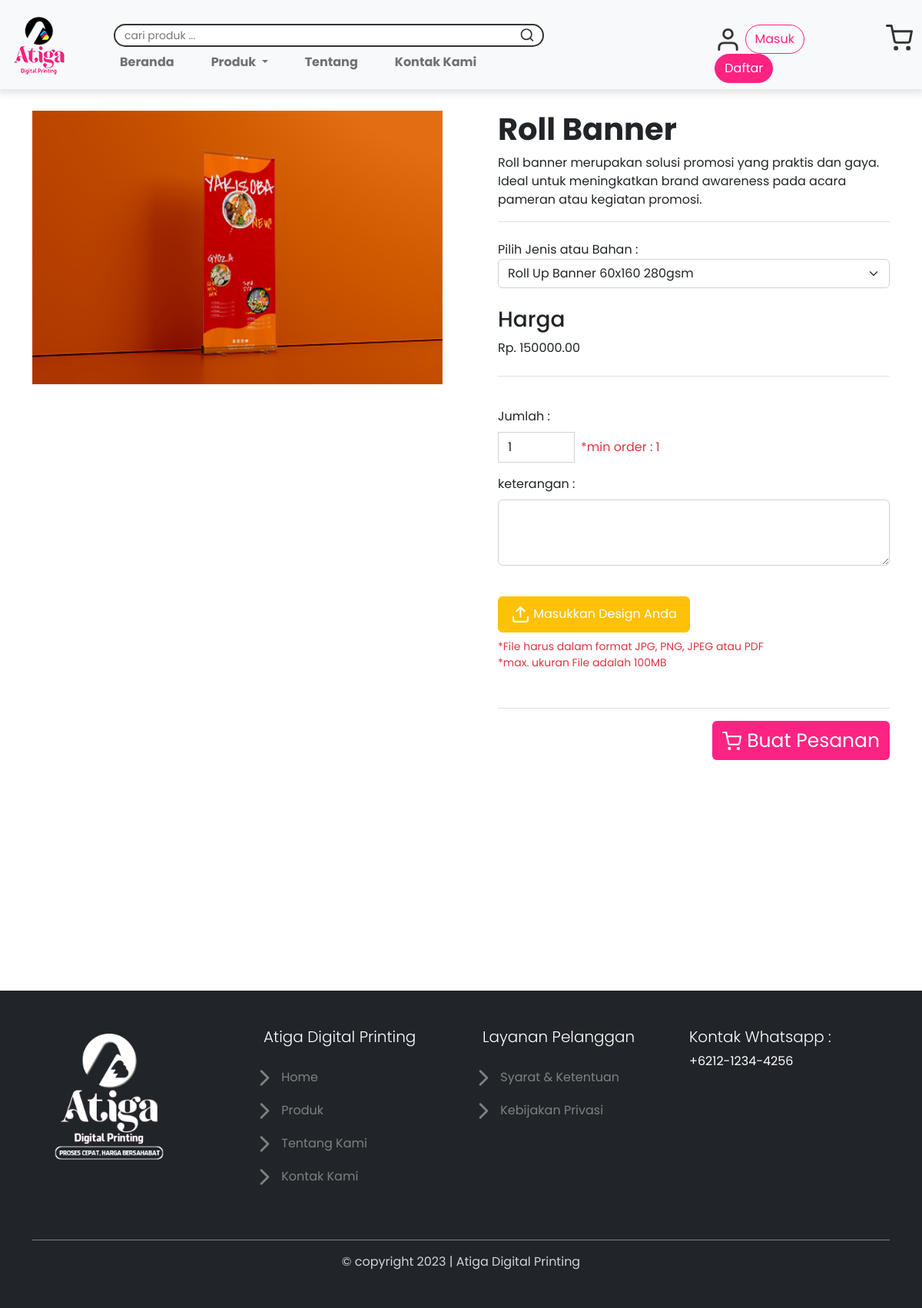
The page /product-detail?name=Roll+Banner on the database its author committed.
### tables this page shows
CREATE TABLE `products` (
  `product_id` int(5) NOT NULL,
  `product_name` varchar(50) NOT NULL,
  `description` text NOT NULL,
  `image` varchar(255) NOT NULL,
  `category_id` int(3) NOT NULL
);

### includes/function.php (called while the page is built, shortened)
<?php
function base_url()
{
    return "http://localhost/atiga/";
}
function getProductByName($conn, $name)
{
    $queryProduct = mysqli_query($conn, "SELECT * FROM products WHERE product_name = '$name'");
    $product = mysqli_fetch_array($queryProduct);
    return $product;
}
function productVariationSelect($conn, $selectedProductId)
{
    $selectedProductId = mysqli_real_escape_string($conn, $selectedProductId);
    $sql = "SELECT pv.variation_id, pt.type_name, pv.price FROM product_variations pv INNER JOIN product_types pt ON pv.type_id = pt.type_id WHERE pv.product_id = $selectedProductId";
    $result = $conn->query($sql);
    return $result;
}
function fetchProductVariationsAndPricing($conn, $productId)
{
    $variations = [];
    $pricingData = [];
    $productvarian = productVariationSelect($conn, $productId);
    if ($productvarian->num_rows > 0) {
        while ($row = $productvarian->fetch_assoc()) {
            $variations[$row['variation_id']] = [
                'type_name' => $row['type_name'],
                'price' => $row['price']
            ];
        }
        foreach ($variations as $variationId => $variation) {
            $pricingData[$variationId] = fetchPricingData($conn, $variationId);
        }
    }
    return [
        'variations' => $variations,
        'pricingData' => $pricingData
    ];
}
function fetchPricingData($conn, $variationId)
{
    $pricingData = [];
    $sql = "SELECT min_quantity, max_quantity, price FROM variation_pricing WHERE variation_id = $variationId";
    $result = $conn->query($sql);
    return $pricingData;
}

### product-detail.php (the view, shortened to what this page needs)
<?php
require "includes/config.php";
require "includes/function.php";
if (isset($_GET['name'])) {
    $productName = htmlspecialchars($_GET['name']);
    $product = getProductByName($conn, $productName);
    if ($product) {
        $variationAndPricing = fetchProductVariationsAndPricing($conn, $product['product_id']);
        $variations = $variationAndPricing['variations'];
    } else {
        echo "Produk tidak ditemukan.";
        exit();
    }
} else {
    echo "Parameter 'name' tidak ditemukan.";
    exit();
}
?>
<!DOCTYPE html>
<html lang="id">
<head>
    <link rel="stylesheet" href="<?= base_url() ?>assets/bootstrap/css/bootstrap.min.css">
    <link rel="stylesheet" href="<?= base_url() ?>assets/css/style.css">
</head>
<body>
    <?php include 'includes/navbar.php'; ?>
    <section class="product-detail h-100">
        <div class="container" style="margin-bottom: 260px;">
            <div class="row mb-4 pb-4">
                <div class="col-lg-6 pe-4">
                    <div class="product-image">
                        <img src="<?= base_url() ?>assets/img/product-images/<?php echo $product['image'] ?>" alt="<?php echo $product['product_name'] ?>" class="w-100">
                    </div>
                </div>
                <div class="col-lg-6 ps-5">
                    <div class="product-det border-bottom">
                        <h1 class="fw-bold" data-product-name="<?php echo $product['product_name'] ?>"><?php echo $product['product_name'] ?></h1>
                        <p><?php echo $product['description'] ?></p>
                    </div>
                    <form method="post" action="product-detail.php?name=<?php echo $product['product_name']; ?>" enctype="multipart/form-data">
                        <div class="varian pt-4">
                            <label>Pilih Jenis atau Bahan :</label>
                            <select id="variation" name="variation_id" class="form-select">
                                <?php
                                foreach ($variations as $variationId => $variationName) {
                                    echo '<option value="' . $variationId . '" data-price="' . $variationName['price'] . '">' . $variationName['type_name'] . '</option>';
                                }
                                ?>
                            </select>
                        </div>
                        <div class="price py-4 border-bottom" id="pricing-container">
                        </div>
                        <div class="atribut py-4">
                            <div class="mb-3">
                                <label for="Jumlah" class="form-label">Jumlah :</label>
                                <div class="d-flex">
                                    <input type="number" name="Jumlah" id="Jumlah" class="form-control" value="1" style="width: 100px;">
                                    <span class="text-danger ms-2 py-2">*min order : 1</span>
                                </div>
                            </div>
                            <div class="mb-3">
                                <label for="keterangan" class="form-label">keterangan :</label>
                                <textarea class="form-control" name="keterangan" id="keterangan" rows="3"></textarea>
                            </div>
                        </div>
                        <div class="pb-5">
                            <div class="d-flex justify-content-start">
                                <div class="btn btn-rounded btn-warning">
                                    <label class="form-label text-white m-1" for="customFile"><i data-feather="upload"></i> Masukkan Design Anda</label>
                                </div>
                                <div class="text-center py-2 px-2">
                                </div>
                            </div>
                            <div class="fileInfo d-flex flex-column mt-2">
                                <small class="text-danger">*File harus dalam format JPG, PNG, JPEG atau PDF</small>
                                <small class="text-danger">*max. ukuran File adalah 100MB</small>
                            </div>
                        </div>
                        <div class=" py-3 d-flex justify-content-end" style="border-top: 1px solid #ddd;">
                            <button type="submit" name="pesan" class="btn cart-btn"><i data-feather="shopping-cart"></i> Buat Pesanan</button>
                        </div>
                    </form>
                </div>
            </div>
        </div>
    </section>
    <?php include 'includes/footer.php'; ?>
</body>
</html>

### assets/css/style.css (style rules this page uses)
:root { --primary: #fd2382; --secondary: #0691d2; --third: #feef22; --darkpink: #dc1b6f; --darkblue: #036fa1; }
* { padding: 0; margin: 0; }
body { font-family: 'Poppins', sans-serif; overflow-x: hidden; }
input[type="number"] { border-radius: 0 !important; }
.feather { width: 35px; height: 35px; }
.product-detail { padding-top: 9rem; }
.border-bottom { border-bottom: 1px solid #ddd; }
.product-detail .cart-btn { font-size: 25px; background-color: var(--primary); color: #fff; }
.product-detail .feather { width: 25px; height: 25px; }

### rows shown on the page
products: image (picture), product_name "Roll Banner", description "Roll banner merupakan solusi promosi yang praktis dan gaya. Ideal untuk meningkatkan brand awareness pada acara pameran atau kegiatan promosi."

### other values the page prints
form field variation_id "Roll Up Banner 60x160 280gsm"
